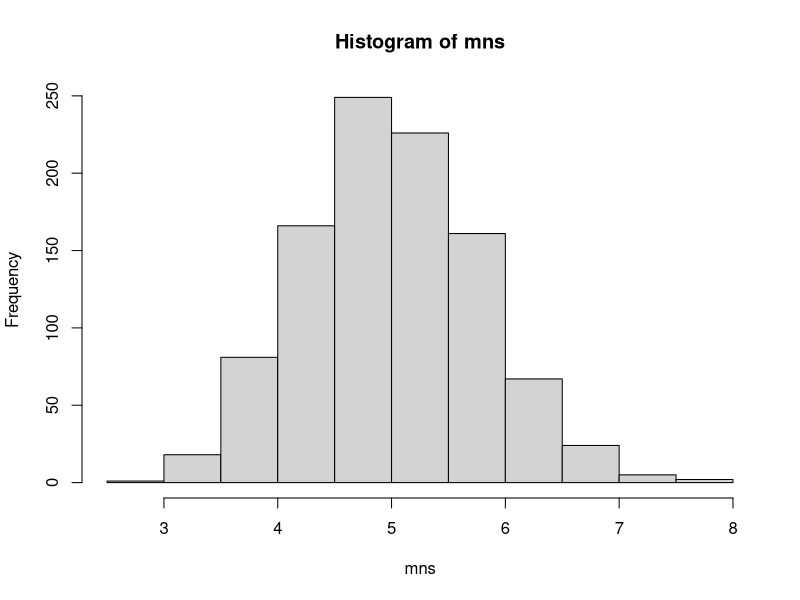
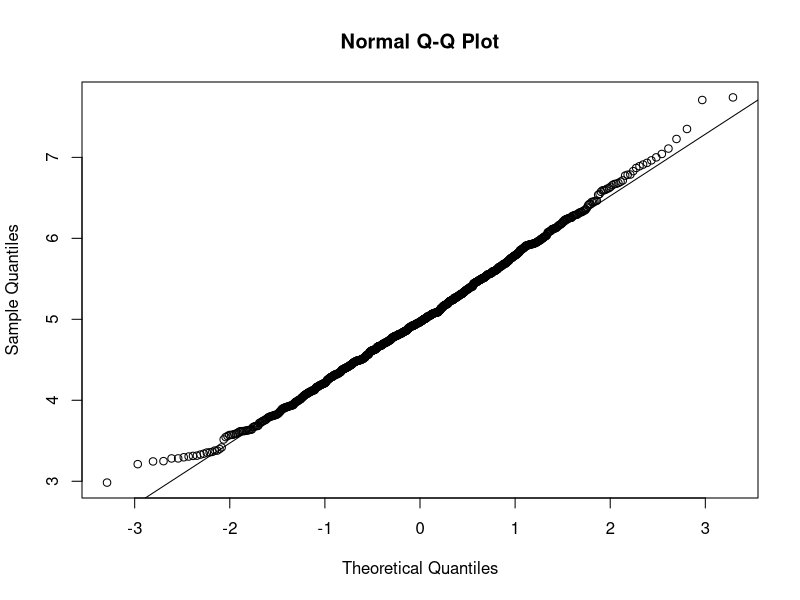

Recreate these plots in R, in order.
## ---- chunk 1
mns = NULL
for (i in 1 : 1000) mns = c(mns, mean(rexp(40, rate = 0.2)))
hist(mns)

avg_mean <- mean(mns)
avg_var <- var(mns)

## ---- chunk 2
qqnorm(mns)
qqline(mns)
